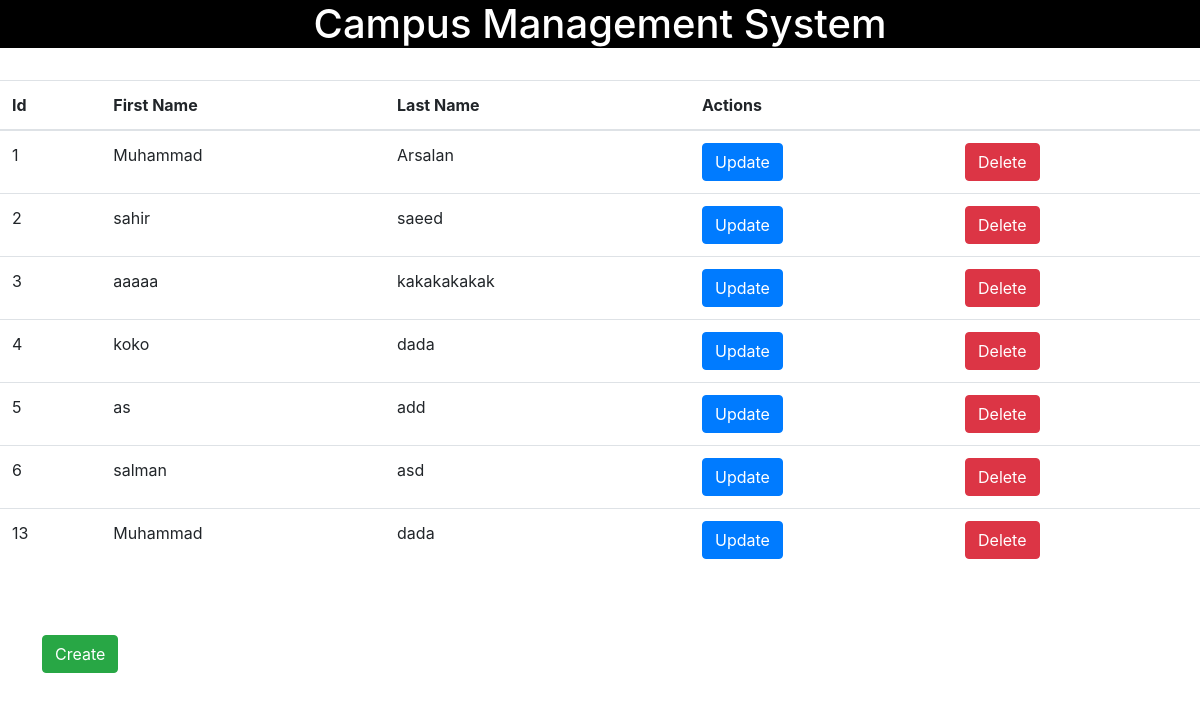
The page / on the database its author committed.
### stdcrud/models.py (models this page shows)
class stdModel(models.Model):
    firstname=models.CharField(max_length=100)
    lastname=models.CharField(max_length=100)

### stdcrud/views.py (the view)
# urls.py: path('',views.frontpage,name="frontpage"),
def frontpage(request):
    Recstd=stdModel.objects.all()
    return render(request,'index.html',{'record':Recstd})

### templates/index.html (shortened to what this page needs)
{% load static %}
<!DOCTYPE html>
<html>
  <head>
    <link rel="stylesheet" href="{% static 'style1.css' %}" />
    <link
      rel="stylesheet"
      href="https://cdn.jsdelivr.net/npm/bootstrap@4.4.1/dist/css/bootstrap.min.css"
    />
  </head>
  <body>
    <h1>Campus Management System</h1>
    <br />
    <table class="table">
      <thead>
        <tr>
          <th scope="col">Id</th>
          <th scope="col">First Name</th>
          <th scope="col">Last Name</th>
          <th scope="col" colspan="4">Actions</th>
        </tr>
      </thead>
      <tbody>
        {% for rec in record %}
        <tr>
          <td>{{rec.id}}</td>
          <td>{{rec.firstname}}</td>
          <td>{{rec.lastname}}</td>
          <td>
            <a href="update/{{rec.id}}"
              ><button class="btn btn-primary">Update</button></a
            >
          </td>
          <td>
            <a href="delete/{{rec.id}}"
              ><button class="btn btn-danger">Delete</button></a
            >
          </td>
        </tr>
        {% endfor %}
      </tbody>
    </table>
    <a href="{% url 'create' %}">
      <button class="btn btn-success mt-5 m-4">Create</button></a
    >
  </body>
</html>

### static/style1.css (style rules this page uses)
h1 { background-color: black; color:white; text-align: center; }

### rows shown on the page
stdModel: id "1", firstname "Muhammad", lastname "Arsalan"
stdModel: id "2", firstname "sahir", lastname "saeed"
stdModel: id "3", firstname "aaaaa", lastname "kakakakakak"
stdModel: id "4", firstname "koko", lastname "dada"
stdModel: id "5", firstname "as", lastname "add"
stdModel: id "6", firstname "salman", lastname "asd"
stdModel: id "13", firstname "Muhammad", lastname "dada"
